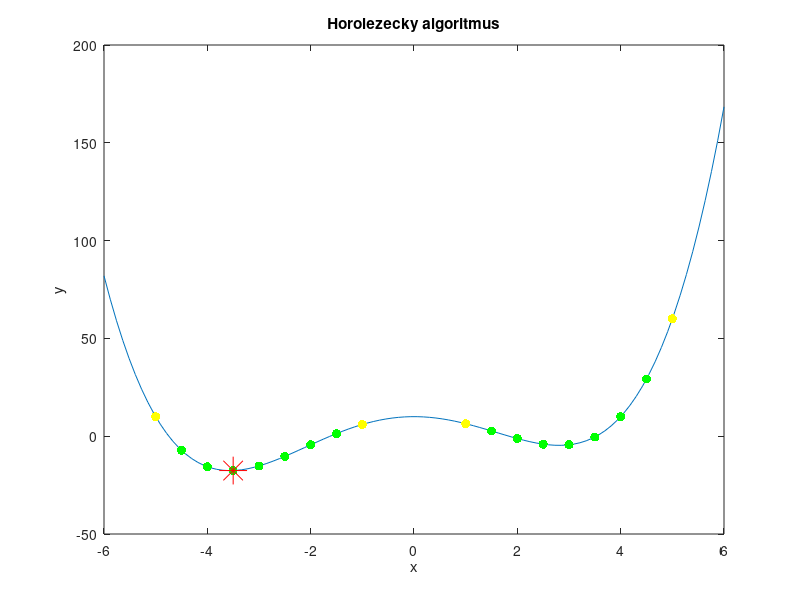

The MATLAB script that drew this image:
function uloha1()

function [y] = funkcia1D(x)
y = 0.2*x.^4+0.2*x.^3-4*x.^2+10;
end
a = linspace(-6, 6);
b = funkcia1D(a);

plot(a, b)
xlabel("x")
ylabel("y")
title("Horolezecky algoritmus")
hold on

step = 0.5; %0.2, 0.1
x = [-5 -1 1 5];
b2 = funkcia1D(x);
plot(x, b2,".y",'MarkerSize',20);

for i = 1:4
    x_l = x(i) - step;
    x_r = x(i) + step;
    y_x = funkcia1D(x(i));
    y_l = funkcia1D(x_l);
    y_r = funkcia1D(x_r);
    while y_x > y_l || y_x > y_r
        y_x = funkcia1D(x(i));
        y_l = funkcia1D(x_l);
        y_r = funkcia1D(x_r);
        if y_x > y_r
            x(i) = x_r;
        end
        if y_x > y_l
            x(i) = x_l;
        end
        x_l = x(i) - step;
        x_r = x(i) + step;
        plot(x(i),funkcia1D(x(i)), ".g",'MarkerSize',20)
    end
    
end
plot(min(x),funkcia1D(min(x)), "*r",'MarkerSize',20)
end

